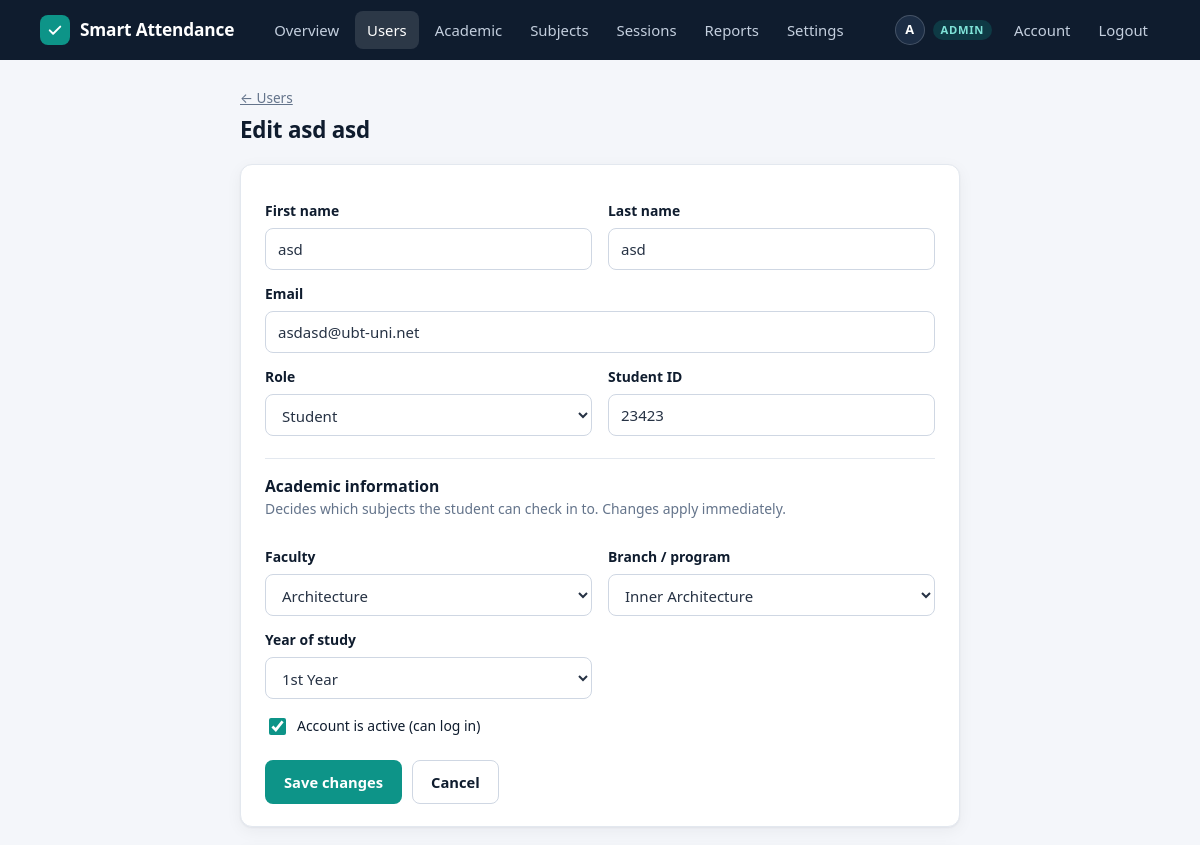
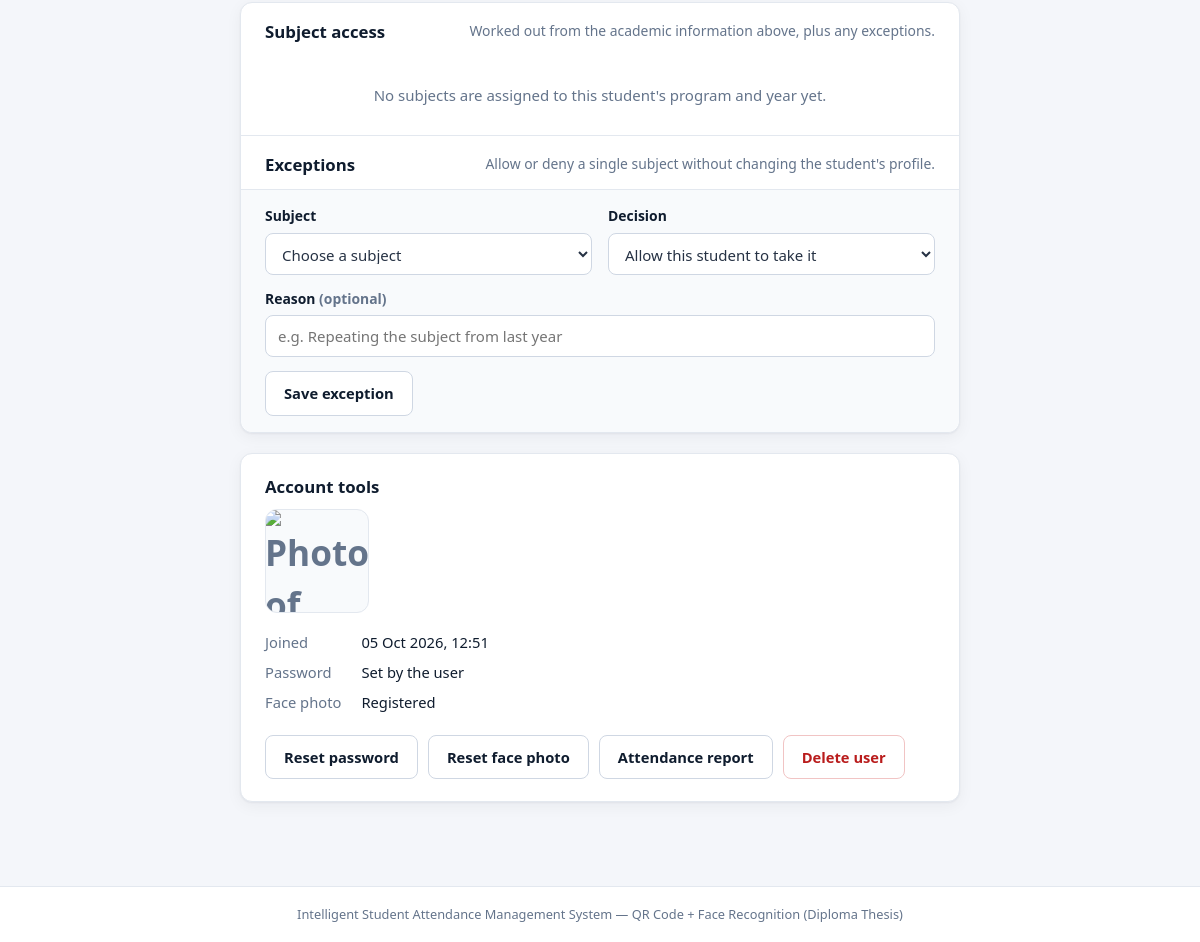
Page /admin/users/11/edit (signed in) on the committed database (2 pictures, top to bottom).
### tables this page shows
CREATE TABLE "users" (
        id            INTEGER PRIMARY KEY AUTOINCREMENT,
        full_name     TEXT NOT NULL,
        email         TEXT NOT NULL UNIQUE,
        password_hash TEXT NOT NULL,
        role          TEXT NOT NULL CHECK(role IN ('admin', 'professor', 'student')),
        student_id    TEXT,                 -- university/matriculation number (students only)
        face_encoding TEXT,                 -- JSON array of 128 floats (students only)
        is_active     INTEGER NOT NULL DEFAULT 1,            -- 0 = account disabled by an admin
        must_change_password INTEGER NOT NULL DEFAULT 0,     -- 1 = temporary password in use
        created_at    TIMESTAMP DEFAULT CURRENT_TIMESTAMP
    , face_photo TEXT, first_name TEXT, last_name TEXT, program_id INTEGER REFERENCES programs (id), study_year_id INTEGER REFERENCES study_years (id), specialisation_id INTEGER REFERENCES specialisations (id));

### app.py (the view, shortened to what this page needs)
@app.route("/admin/users/<int:user_id>/edit", methods=["GET", "POST"])
@role_required("admin")
def admin_user_edit(user_id):
    user = get_user_or_404(user_id)
    if request.method == "GET":
        return render_user_form(user, user)

### academic.py (called while the page is built)
def eligible_sql(subject, user="u"):
    return f"""COALESCE(
        (SELECT o.allowed FROM student_subject_overrides o
          WHERE o.student_id = {user}.id AND o.subject_id = {subject}),
        EXISTS (SELECT 1 FROM subject_assignments sa
                 WHERE sa.subject_id = {subject}
                   AND sa.program_id = {user}.program_id
                   AND sa.study_year_id = {user}.study_year_id
                   AND (sa.specialisation_id IS NULL
                        OR sa.specialisation_id = {user}.specialisation_id)))"""

def eligible_subjects(db, student_id, only_active=True):
    return db.execute(
        f"""SELECT sub.*,
                   (SELECT o.allowed FROM student_subject_overrides o
                     WHERE o.student_id = u.id AND o.subject_id = sub.id) AS override,
                   (SELECT COUNT(*) FROM sessions s WHERE s.subject_id = sub.id) AS held,
                   (SELECT COUNT(*) FROM attendance a JOIN sessions s ON s.id = a.session_id
                     WHERE s.subject_id = sub.id AND a.student_id = u.id) AS attended
            FROM subjects sub JOIN users u ON u.id = :student
            WHERE {eligible_sql('sub.id')} {'AND sub.is_active = 1' if only_active else ''}
            ORDER BY sub.semester, sub.name COLLATE NOCASE""",
        {"student": student_id},
    ).fetchall()

### app.py (called while the page is built, shortened)
def csrf_token():
    if "_csrf" not in session:
        session["_csrf"] = secrets.token_hex(16)
    return session["_csrf"]

@app.before_request
def load_user_and_protect():
    g.user = None
    if request.endpoint == "static":
        return None
    user_id = session.get("user_id")
    if user_id is not None:
        g.user = get_db().execute("SELECT * FROM users WHERE id = ?", (user_id,)).fetchone()
        if g.user is None or not g.user["is_active"]:
            session.clear()
            g.user = None
            flash("Your account is no longer available. Please log in again.", "error")
    if g.user and g.user["must_change_password"] and request.endpoint not in ("account", "logout"):
        if request.is_json:
            return jsonify({"success": False, "message": "Please set a new password first."}), 403
        return redirect(url_for("account"))
    return None

@app.context_processor
def inject_globals():
    return {"current_user": g.get("user"), "csrf_token": csrf_token}

### database.py (called while the page is built)
def get_db():
    conn = sqlite3.connect(DB_PATH)
    conn.row_factory = sqlite3.Row
    conn.execute("PRAGMA foreign_keys = ON")
    return conn

### templates/admin_user_form.html (shortened to what this page needs)
{% extends "base.html" %}
{% import "_macros.html" as ui with context %}
{% block container_class %}container-narrow{% endblock %}
{% block content %}
{% set is_self = user and user.id == current_user.id %}
<p class="breadcrumb"><a href="{{ url_for('admin_users') }}">&larr; Users</a></p>
<div class="page-header">
    <div>
        <h2>{{ 'Edit ' ~ user.full_name if user else 'Add a user' }}</h2>
    </div>
</div>
<div class="card">
    <form method="POST" action="{{ url_for('admin_user_edit', user_id=user.id) if user else url_for('admin_user_new') }}">
        <div class="form-row">
            <div>
                <label for="first_name">First name</label>
                <input type="text" id="first_name" name="first_name" value="{{ data['first_name'] or '' }}" required maxlength="60">
            </div>
            <div>
                <label for="last_name">Last name</label>
                <input type="text" id="last_name" name="last_name" value="{{ data['last_name'] or '' }}" maxlength="60">
            </div>
        </div>
        <label for="email">Email</label>
        <input type="email" id="email" name="email" value="{{ data['email'] or '' }}" required>
        <div class="form-row">
            <div>
                <label for="role">Role</label>
                {% if is_self %}
                <input type="hidden" name="role" value="admin">
                <select id="role" disabled><option>Admin</option></select>
                {% else %}
                <select id="role" name="role" required>
                    {% for value in ('professor', 'student', 'admin') %}
                    <option value="{{ value }}" {% if data['role'] == value %}selected{% endif %}>{{ value | capitalize }}</option>
                    {% endfor %}
                </select>
                {% endif %}
            </div>
            <div class="student-only">
                <label for="student_id">Student ID</label>
                <input type="text" id="student_id" name="student_id" value="{{ data['student_id'] or '' }}">
            </div>
        </div>
        <div class="student-only form-section">
            <h4>Academic information</h4>
            <p class="hint">Decides which subjects the student can check in to. Changes apply immediately.</p>
            {{ ui.academic_fields(tree, data) }}
        </div>
        {% if user %}
            {% if is_self %}
            <input type="hidden" name="is_active" value="1">
            <p class="hint">You cannot change your own role or deactivate your own account.</p>
            {% else %}
            <label class="check">
                <input type="checkbox" name="is_active" value="1" {% if user.is_active %}checked{% endif %}>
                Account is active (can log in)
            </label>
            {% endif %}
        {% endif %}
        <div class="form-actions">
            <button type="submit" class="btn btn-primary">{{ 'Save changes' if user else 'Create account' }}</button>
            <a href="{{ url_for('admin_users') }}" class="btn btn-secondary">Cancel</a>
        </div>
    </form>
</div>
{% if user and user.role == 'student' %}
<div class="card card-flush" id="subject-access">
    <div class="card-head">
        <h3>Subject access</h3>
        <span class="hint">Worked out from the academic information above, plus any exceptions.</span>
    </div>
    {% if not user.program_id %}
    <p class="empty">This student has no academic information yet, so they cannot check in to any subject. Set it above.</p>
    {% else %}
    <p class="empty">No subjects are assigned to this student's program and year yet.</p>
    {% endif %}
    <div class="card-head card-head-sub">
        <h3>Exceptions</h3>
        <span class="hint">Allow or deny a single subject without changing the student's profile.</span>
    </div>
    <div class="card-foot">
        {% if all_subjects %}
        <form method="POST" action="{{ url_for('academic.student_override', user_id=user.id) }}">
            <div class="form-row">
                <div>
                    <label for="override_subject">Subject</label>
                    <select id="override_subject" name="subject_id" required>
                        <option value="">Choose a subject</option>
                    </select>
                </div>
                <div>
                    <label for="override_allowed">Decision</label>
                    <select id="override_allowed" name="allowed" required>
                        <option value="1">Allow this student to take it</option>
                    </select>
                </div>
            </div>
            <label for="override_reason">Reason <span class="muted">(optional)</span></label>
            <input type="text" id="override_reason" name="reason" maxlength="300" placeholder="e.g. Repeating the subject from last year">
            <div class="form-actions">
                <button type="submit" class="btn btn-secondary">Save exception</button>
            </div>
        </form>
        {% else %}
        <p class="hint">There are no subjects yet.</p>
        {% endif %}
    </div>
</div>
{% endif %}
{% if user %}
<div class="card">
    <h3>Account tools</h3>
    {% if user.role == 'student' and user.face_photo %}
    <div class="profile-head" style="margin-top: 12px;">{{ ui.profile_photo(user) }}</div>
    {% endif %}
    <dl class="facts" style="margin: 12px 0 18px;">
        <dt>Joined</dt><dd>{{ user.created_at | localtime }}</dd>
        <dt>Password</dt><dd>{{ 'Temporary (must be changed at next login)' if user.must_change_password else 'Set by the user' }}</dd>
        {% if user.role == 'student' %}
        <dt>Face photo</dt><dd>{{ 'Registered' if user.face_encoding else 'Not registered' }}</dd>
        {% endif %}
    </dl>
    <div class="form-actions">
        {% if not is_self %}
        <form method="POST" action="{{ url_for('admin_user_action', user_id=user.id) }}" data-confirm="Replace the password of {{ user.full_name }} with a new temporary one?">
            <button type="submit" class="btn btn-secondary">Reset password</button>
        </form>
        {% endif %}
        {% if user.role == 'student' and user.face_encoding %}
        <form method="POST" action="{{ url_for('admin_user_action', user_id=user.id) }}" data-confirm="Remove the face photo of {{ user.full_name }}? They must register a new one before checking in again.">
            <button type="submit" class="btn btn-secondary">Reset face photo</button>
        </form>
        {% endif %}
        {% if user.role == 'student' %}
        <a href="{{ url_for('report_student', student_id=user.id) }}" class="btn btn-secondary">Attendance report</a>
        {% endif %}
        {% if not is_self %}
        <form method="POST" action="{{ url_for('admin_user_action', user_id=user.id) }}" data-confirm="Delete {{ user.full_name }} and all of their records? This cannot be undone.">
            <button type="submit" class="btn btn-danger">Delete user</button>
        </form>
        {% endif %}
    </div>
</div>
{% endif %}
{% endblock %}

### templates/base.html (shortened to what this page needs)
<!DOCTYPE html>
<html lang="en">
<head>
<link rel="stylesheet" href="{{ url_for('static', filename='css/style.css') }}">
</head>
<body>
{% macro nav_link(endpoint, label, also=()) %}
<a href="{{ url_for(endpoint) }}" {% if request.endpoint == endpoint or request.endpoint in also %}class="active"{% endif %}>{{ label }}</a>
{% endmacro %}
<nav class="navbar">
    <div class="navbar-inner">
        <a href="{{ url_for('index') }}" class="brand">
            <span class="brand-mark">
                <svg viewBox="0 0 24 24" fill="none" stroke="#fff" stroke-width="2.6" stroke-linecap="round" stroke-linejoin="round" aria-hidden="true"><path d="M5 12.5l4.5 4.5L19 7.5"/></svg>
            </span>
            Smart Attendance
        </a>
        <div class="nav-menu" id="nav-menu">
            {% if current_user %}
                {% if current_user.role == 'admin' %}
                    {{ nav_link('admin_dashboard', 'Overview') }}
                    {{ nav_link('admin_users', 'Users', ('admin_user_new', 'admin_user_edit')) }}
                    {{ nav_link('academic.structure', 'Academic', ('academic.program',)) }}
                    {{ nav_link('academic.subjects', 'Subjects', ('academic.subject_new', 'academic.subject_edit')) }}
                    {{ nav_link('admin_sessions', 'Sessions', ('session_qr',)) }}
                    {{ nav_link('reports', 'Reports', ('report_students', 'report_student', 'report_session')) }}
                    {{ nav_link('academic.settings', 'Settings') }}
                {% elif current_user.role == 'professor' %}
                    {{ nav_link('professor_dashboard', 'Dashboard', ('session_qr',)) }}
                    {{ nav_link('professor_subjects', 'My Subjects') }}
                    {{ nav_link('create_session', 'New Session') }}
                    {{ nav_link('reports', 'Reports', ('report_students', 'report_student', 'report_session')) }}
                {% else %}
                    {{ nav_link('student_dashboard', 'Dashboard', ('enroll_face',)) }}
                {% endif %}
                <span class="nav-user">
                    <span class="avatar">{{ current_user.full_name[:1] | upper }}</span>
                    <span class="role-chip">{{ current_user.role }}</span>
                </span>
                {{ nav_link('account', 'Account') }}
                <a href="{{ url_for('logout') }}">Logout</a>
            {% else %}
                <span class="nav-spacer"></span>
                {{ nav_link('login', 'Login') }}
                {{ nav_link('register', 'Register') }}
            {% endif %}
        </div>
    </div>
</nav>
<main class="container {% block container_class %}{% endblock %}">
    {% block content %}{% endblock %}
</main>
<footer class="footer">
    Intelligent Student Attendance Management System &mdash; QR Code + Face Recognition (Diploma Thesis)
</footer>
</body>
</html>

### templates/_macros.html (shortened to what this page needs)
{% macro academic_fields(tree, selected, required=false, specialisation_hint='optional') %}
<div class="form-row">
    <div>
        <label for="faculty_id">Faculty</label>
        <select id="faculty_id" name="faculty_id" data-selected="{{ selected['faculty_id'] or '' }}" {% if required %}required{% endif %}></select>
    </div>
    <div>
        <label for="program_id">Branch / program</label>
        <select id="program_id" name="program_id" data-selected="{{ selected['program_id'] or '' }}" {% if required %}required{% endif %}></select>
    </div>
</div>
<div class="form-row">
    <div>
        <label for="study_year_id">Year of study</label>
        <select id="study_year_id" name="study_year_id" data-selected="{{ selected['study_year_id'] or '' }}" {% if required %}required{% endif %}></select>
    </div>
</div>
{% endmacro %}
{% macro profile_photo(user, small=false) %}
{% if user.face_photo %}
<img class="profile-photo {{ 'profile-photo-sm' if small }}" src="{{ url_for('face_photo', user_id=user.id) }}" alt="Photo of {{ user.full_name }}">
{% else %}
<span class="profile-photo profile-photo-empty {{ 'profile-photo-sm' if small }}" aria-hidden="true">{{ user.full_name[:1] | upper }}</span>
{% endif %}
{% endmacro %}

### rows in the picture
users: full_name "A", role "ADMIN"
users: full_name "Edit asd asd", first_name "asd", last_name "asd", email "asdasd@ubt-uni.net", role "Student", student_id "23423", program_id "Inner Architecture", study_year_id "1st Year", is_active "☑", created_at "05 Oct 2026, 12:51", must_change_password "Set by the user", face_encoding "Registered"

### other values in the picture
{{ label }} "Overview Users Academic Subjects Sessions Reports Settings Account"
{{ 'Save changes' if user else 'Create account' }} "Save changes"
